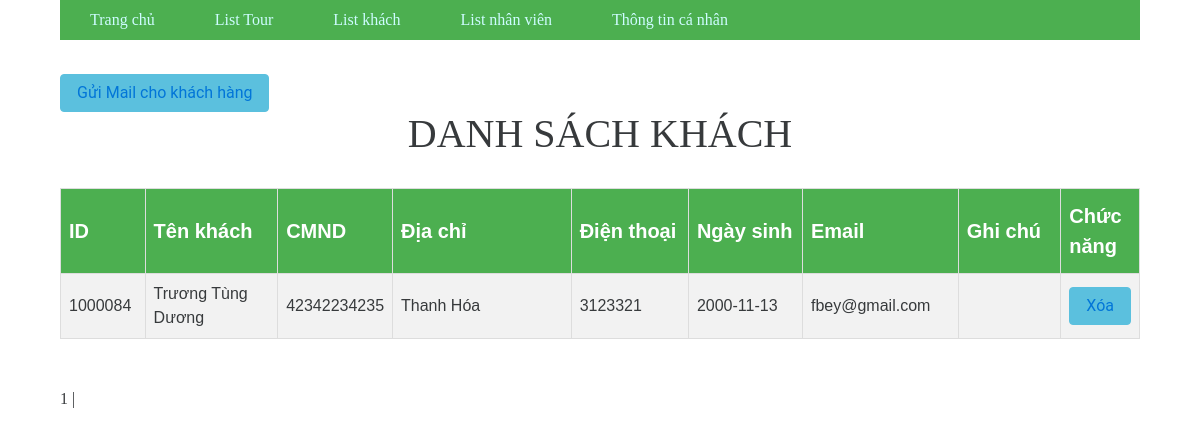
The app's page /quantri/dskhachdk.php with its own data.
### tables this page shows
CREATE TABLE `customers` (
  `ID` int(10) NOT NULL,
  `NAME` varchar(50) NOT NULL,
  `IDCARD` varchar(12) NOT NULL,
  `ADDRESS` varchar(50) NOT NULL,
  `PHONENUMBER` varchar(13) NOT NULL,
  `BIRTHDAY` date NOT NULL,
  `EMAIL` varchar(40) NOT NULL,
  `CHILDS_AMOUNT` tinyint(4) NOT NULL,
  `ADULTS_AMOUNT` tinyint(4) NOT NULL,
  `NOTES` varchar(255) DEFAULT NULL
);

### quantri/pagination_dskhach.php (called while the page is built, shortened)
<?php
       $conn = mysqli_connect('localhost', 'root', '310103', 'ql_tourdulich');
       mysqli_set_charset($conn, 'UTF8');
       $result = mysqli_query($conn, "select count(ID) as total from customers");
       $row = mysqli_fetch_assoc($result);
       $total_records = $row['total'];
       $current_page = isset($_GET['page']) ? $_GET['page'] : 1;
       $limit = 10;
       $total_page = ceil($total_records / $limit);
       $start = ($current_page - 1) * $limit;
       $employees = mysqli_query($conn, "select *from customers LIMIT $start, $limit");
       ?>

### quantri/dskhachdk.php (the view, shortened to what this page needs)
<!DOCTYPE html>
<html>
<head>
	<link rel="stylesheet" href="vendor/bootstrap.css">
	<link rel="stylesheet" href="vendor/angular-material.min.css">
	<link rel="stylesheet" href="vendor/font-awesome.css">
	<link rel="stylesheet" href="2.css">
	<link rel="stylesheet" type="text/css" href="style2.css">
</head>
<body>
	<?php
			include("navbar.php");
		?>
	<br>
	<button id="btnxoa" class="btn btn-info"><a href="email.php">Gửi Mail cho khách hàng</a></button>
	<div class="titleOfTable"><h1 align="center">DANH SÁCH KHÁCH</h1></div>
	<br>
	<table id="abc">
		<tr bgcolor="lightblue" style="font-size: 20px">
			<th class="idCustomer" width="8%" align="left">
				ID
			</th>
			<th class="nametour" width="14%" align="left">
				Tên khách
			</th>
			<th class="addrtour" width="8%" align="left">
				CMND
			</th>
			<th class="phonetour" width="20%" align="left">
				Địa chỉ
			</th>
			<th class="mailtour" width="12%" align="left">
				Điện thoại
			</th>
			<th class="mailtour" width="12%" align="left">
				Ngày sinh
			</th>
			<th class="mailtour" width="15%" align="left">
				Email
			</th>
			<th class="mailtour" width="20%" align="left">
				Ghi chú
			</th>
			<th class="mailtour" width="20%" align="left">
				Chức năng
			</th>
		</tr>
		<?php
			include("pagination_dskhach.php");
			while ($customer = mysqli_fetch_assoc($employees)){
			?>
			<tr>
				<td><?php echo $customer['ID'] ?></td>
				<td><?php echo $customer['NAME']?></td>
				<td><?php echo $customer['IDCARD']?></td>
				<td><?php echo $customer['ADDRESS'] ?></td>
				<td><?php echo $customer['PHONENUMBER'] ?></td>
				<td><?php echo $customer['BIRTHDAY'] ?></td>
				<td><?php echo $customer['EMAIL'] ?></td>
				<td><?php echo $customer['NOTES'] ?></td>
				<td><button type="button" class="btn btn-info" onclick="confDelete()"><a id="demo" href="delete_customer.php?id=<?php echo $customer['ID']?>">Xóa</a></button></td>
			</tr>
			<?php
		}
		?>
	</table>
	<br><br>
	<?php
		for ($i = 1; $i <= $total_page; $i++){
			if ($i == $current_page){
				echo '<span>'.$i.'</span> | ';
			}
			else{
				echo '<a align="center" style="color:black" href="dskhachdk.php?page='.$i.'">'.$i.'</a> | ';
			}
		}
		?>
</body>
</html>

### quantri/style2.css (style rules this page uses)
#abc { font-family: "Trebuchet MS", Arial, Helvetica, sans-serif; border-collapse: collapse; width: 100%; }
#abc td, #abc th { border: 1px solid #ddd; padding: 8px; }
#abc tr:nth-child(even) { background-color: #f2f2f2; }
#abc th { padding-top: 12px; padding-bottom: 12px; text-align: left; background-color: #4CAF50; color: white; }
#btnxoa { color: black; }

### quantri/style.css (style rules this page uses)
body { top: 0px; padding: 0px; width: 90%; margin: 0px auto; font-family: tahoma; font-size: 13; }

### records on screen
customers: ID "1000084", NAME "Trương Tùng Dương", IDCARD "42342234235", ADDRESS "Thanh Hóa", PHONENUMBER "3123321", BIRTHDAY "2000-11-13", EMAIL "fbey@gmail.com"
